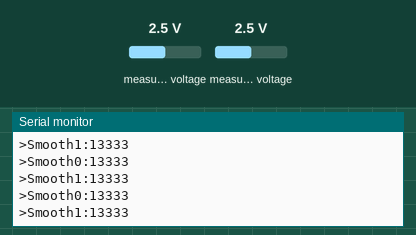
Bench run of a program on a simulated ESP32-S3. Shown: the last lines printed to the serial monitor. Inputs (shaded band) come from the test bench; at power-on: measured voltage 2.5 V.

Above: at 11.2 s.
11.3 s: measured voltage (sensor 200) set to 0.1 V
At 11.9 s:
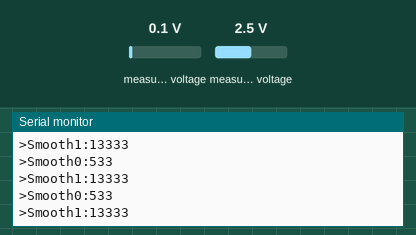
12.8 s: measured voltage (sensor 201) set to 0.1 V
At 13.9 s:
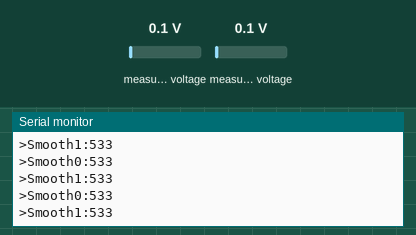
14.3 s: measured voltage (sensor 200) set to 1.2 V
At 15.1 s:
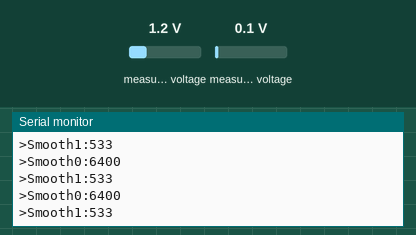
15.8 s: measured voltage (sensor 201) set to 1.2 V
At 16.7 s:
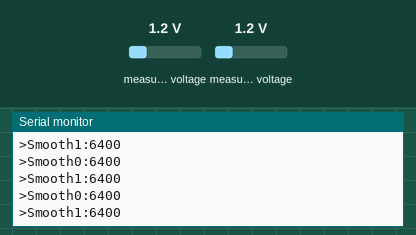
Timing chart, 0 to 18.3 s (numbered marks = the images above; inputs shaded):
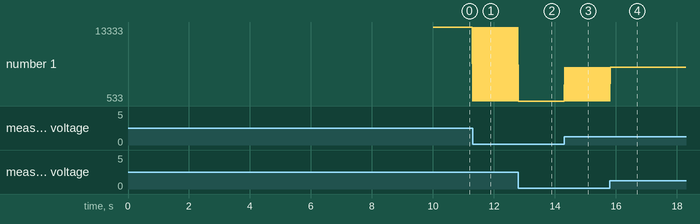

The program:

main.cpp
```cpp
#include <Arduino.h> // hinzufügen von Arduino Bibliothek
#include <Adafruit_I2CDevice.h>
#include <Adafruit_BusIO_Register.h>
#include <Adafruit_ADS1X15.h> // hinzufügen von Adafruit_ADS1X15 Bibliothek
#include <Wire.h>
#define I2C_SDA 8
#define I2C_SCL 9
Adafruit_ADS1115 ads;           /* Use this for the 16-bit version */
#define ADS1115I2C_ADDRESS 0x48 // I2C Adresse des ADS1115

//  Hinzufügen von Variabeln
int16_t adc0, adc1; //  Variabeln für die Messwerte des ADS1115

void setup()
{
  Serial.begin(115200); //  Starten der Serial Port
  Wire.begin(I2C_SDA, I2C_SCL);
  delay(10000); //  Wartezeit für das Starten der Serial Port
  Serial.println("Initializing ...");

  if (!ads.begin())
  {
    Serial.println("Failed to initialize ADS.");
    while (1)
      ;
  }
}

void loop()
{
  adc0 = ads.readADC_SingleEnded(0); //  Messen des Hall Sensor Pins
  adc1 = ads.readADC_SingleEnded(1); //  Messen des Hall Sensor Pins
  Serial.print(">Smooth0:");         //  Für Teleploter kennzeichnung das dieser Wert als Diagram dargestellt werden
  Serial.println(adc0);              //  Für Teleploter Ausgabe des durchschnittswert aller Messwertes des Hall Sensor Pins
  Serial.print(">Smooth1:");         //  Für Teleploter kennzeichnung das dieser Wert als Diagram dargestellt werden
  Serial.println(adc1);              //  Für Teleploter Ausgabe des durchschnittswert aller Messwertes des Hall Sensor Pins
}
```

Measured:
- after the input at 11.3 s, the serial monitor: prints a new line at once (image 1)
- after the input at 12.8 s, the serial monitor: prints a new line at once (image 2)
- after the input at 14.3 s, the serial monitor: prints a new line at once (image 3)
- after the input at 15.8 s, the serial monitor: prints a new line at once (image 4)
